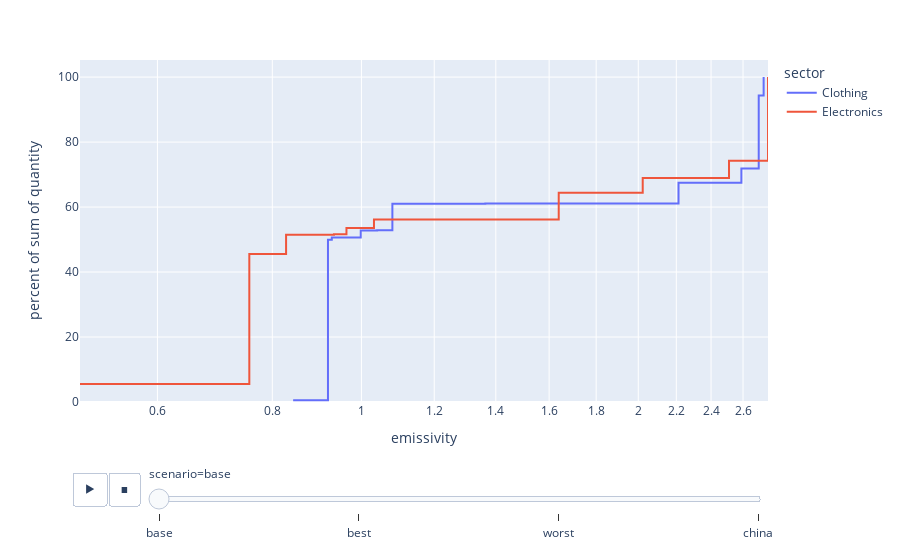

Here is the notebook cell this chart was saved with:
### Code cell
plot_sector_import_distrib_full(model_no_cap ,sectors=['Clothing', 'Electronics'],country_importing="FR",normalized_quantity=True,scenarios=None,stressors_to_display='Matières premières',scope=3)

### Figure 1 — Plotly figure (JSON) as saved in the notebook; plotly's stock layout.template omitted (floating-point values rounded to 4 significant figures)
{"data": [{"hovertemplate": "<b>%{hovertext}</b><br><br>sector=Clothing<br>scenario=base<br>emissivity=%{x}<br>percent of sum of quantity=%{y}<extra></extra>", "hovertext": ["United States", "EU", "South America", "Middle East", "North America", "Row Europe", "Russia", "Africa", "Oceania", "China", "Asia"], "legendgroup": "Clothing", "line": {"dash": "solid", "shape": "hv"}, "marker": {"color": "#636efa", "symbol": "circle"}, "mode": "lines", "name": "Clothing", "orientation": "v", "showlegend": true, "type": "scatter", "x": [0.8428, 0.9196, 0.9285, 0.9983, 1.04, 1.081, 1.364, 2.212, 2.589, 2.704, 2.738], "xaxis": "x", "y": [0.5286, 49.97, 50.61, 52.77, 52.83, 61.02, 61.1, 67.46, 71.88, 94.34, 100], "yaxis": "y"}, {"hovertemplate": "<b>%{hovertext}</b><br><br>sector=Electronics<br>scenario=base<br>emissivity=%{x}<br>percent of sum of quantity=%{y}<extra></extra>", "hovertext": ["United States", "EU", "Row Europe", "South America", "Middle East", "North America", "Russia", "Oceania", "Africa", "Asia", "China"], "legendgroup": "Electronics", "line": {"dash": "solid", "shape": "hv"}, "marker": {"color": "#EF553B", "symbol": "circle"}, "mode": "lines", "name": "Electronics", "orientation": "v", "showlegend": true, "type": "scatter", "x": [0.4943, 0.7552, 0.8281, 0.9335, 0.9632, 1.032, 1.172, 1.639, 2.023, 2.51, 2.768], "xaxis": "x", "y": [5.564, 45.54, 51.47, 51.6, 53.58, 56.14, 56.16, 64.42, 68.96, 74.29, 100.0], "yaxis": "y"}], "layout": {"legend": {"title": {"text": "sector"}, "tracegroupgap": 0}, "margin": {"t": 60}, "sliders": [{"active": 0, "currentvalue": {"prefix": "scenario="}, "len": 0.9, "pad": {"b": 10, "t": 60}, "steps": [{"args": [["base"], {"frame": {"duration": 0, "redraw": false}, "fromcurrent": true, "mode": "immediate", "transition": {"duration": 0, "easing": "linear"}}], "label": "base", "method": "animate"}, {"args": [["best"], {"frame": {"duration": 0, "redraw": false}, "fromcurrent": true, "mode": "immediate", "transition": {"duration": 0, "easing": "linear"}}], "label": "best", "method": "animate"}, {"args": [["worst"], {"frame": {"duration": 0, "redraw": false}, "fromcurrent": true, "mode": "immediate", "transition": {"duration": 0, "easing": "linear"}}], "label": "worst", "method": "animate"}, {"args": [["china"], {"frame": {"duration": 0, "redraw": false}, "fromcurrent": true, "mode": "immediate", "transition": {"duration": 0, "easing": "linear"}}], "label": "china", "method": "animate"}], "x": 0.1, "xanchor": "left", "y": 0, "yanchor": "top"}], "updatemenus": [{"buttons": [{"args": [null, {"frame": {"duration": 500, "redraw": false}, "fromcurrent": true, "mode": "immediate", "transition": {"duration": 500, "easing": "linear"}}], "label": "&#9654;", "method": "animate"}, {"args": [[null], {"frame": {"duration": 0, "redraw": false}, "fromcurrent": true, "mode": "immediate", "transition": {"duration": 0, "easing": "linear"}}], "label": "&#9724;", "method": "animate"}], "direction": "left", "pad": {"r": 10, "t": 70}, "showactive": false, "type": "buttons", "x": 0.1, "xanchor": "right", "y": 0, "yanchor": "top"}], "xaxis": {"anchor": "y", "domain": [0, 1], "title": {"text": "emissivity"}, "type": "log"}, "yaxis": {"anchor": "x", "domain": [0, 1], "rangemode": "tozero", "title": {"text": "percent of sum of quantity"}}}}
